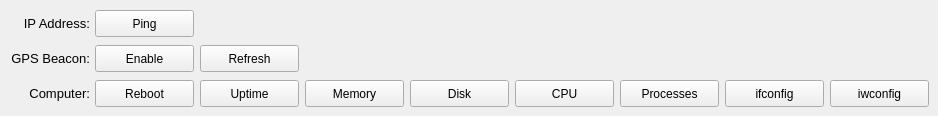
         <widget class="QWidget" name="page_ip_3">
          <widget class="QLabel" name="label2_remote_actions_ip_addr_2">
           <property name="geometry">
            <rect>
             <x>10</x>
             <y>10</y>
             <width>80</width>
             <height>27</height>
            </rect>
           </property>
           <property name="font">
            <font>
             <pointsize>10</pointsize>
             <underline>false</underline>
            </font>
           </property>
           <property name="text">
            <string>IP Address:</string>
           </property>
           <property name="alignment">
            <set>Qt::AlignRight|Qt::AlignTrailing|Qt::AlignVCenter</set>
           </property>
          </widget>
          <widget class="QLabel" name="label2_ip_gps_beacon_enable_disable_6">
           <property name="geometry">
            <rect>
             <x>10</x>
             <y>45</y>
             <width>80</width>
             <height>27</height>
            </rect>
           </property>
           <property name="font">
            <font>
             <pointsize>10</pointsize>
             <underline>false</underline>
            </font>
           </property>
           <property name="text">
            <string>GPS Beacon:</string>
           </property>
           <property name="alignment">
            <set>Qt::AlignRight|Qt::AlignTrailing|Qt::AlignVCenter</set>
           </property>
          </widget>
          <widget class="QPushButton" name="pushButton_remote_actions_ip_gps_beacon_enable_disable_2">
           <property name="geometry">
            <rect>
             <x>95</x>
             <y>45</y>
             <width>99</width>
             <height>27</height>
            </rect>
           </property>
           <property name="text">
            <string>Enable</string>
           </property>
          </widget>
          <widget class="QPushButton" name="pushButton_remote_actions_ip_gps_beacon_refresh_2">
           <property name="enabled">
            <bool>true</bool>
           </property>
           <property name="geometry">
            <rect>
             <x>200</x>
             <y>45</y>
             <width>99</width>
             <height>27</height>
            </rect>
           </property>
           <property name="text">
            <string>Refresh</string>
           </property>
          </widget>
          <widget class="QPushButton" name="pushButton_remote_actions_ip_ping_2">
           <property name="geometry">
            <rect>
             <x>95</x>
             <y>10</y>
             <width>99</width>
             <height>27</height>
            </rect>
           </property>
           <property name="text">
            <string>Ping</string>
           </property>
          </widget>
          <widget class="QPushButton" name="pushButton_remote_actions_ip_reboot_2">
           <property name="enabled">
            <bool>true</bool>
           </property>
           <property name="geometry">
            <rect>
             <x>95</x>
             <y>80</y>
             <width>99</width>
             <height>27</height>
            </rect>
           </property>
           <property name="text">
            <string>Reboot</string>
           </property>
          </widget>
          <widget class="QPushButton" name="pushButton_remote_actions_ip_uptime_2">
           <property name="enabled">
            <bool>true</bool>
           </property>
           <property name="geometry">
            <rect>
             <x>200</x>
             <y>80</y>
             <width>99</width>
             <height>27</height>
            </rect>
           </property>
           <property name="text">
            <string>Uptime</string>
           </property>
          </widget>
          <widget class="QLabel" name="label2_remote_actions_ip_computer_2">
           <property name="geometry">
            <rect>
             <x>10</x>
             <y>80</y>
             <width>80</width>
             <height>27</height>
            </rect>
           </property>
           <property name="font">
            <font>
             <pointsize>10</pointsize>
             <underline>false</underline>
            </font>
           </property>
           <property name="text">
            <string>Computer:</string>
           </property>
           <property name="alignment">
            <set>Qt::AlignRight|Qt::AlignTrailing|Qt::AlignVCenter</set>
           </property>
          </widget>
          <widget class="QPushButton" name="pushButton_remote_actions_ip_memory_2">
           <property name="enabled">
            <bool>true</bool>
           </property>
           <property name="geometry">
            <rect>
             <x>305</x>
             <y>80</y>
             <width>99</width>
             <height>27</height>
            </rect>
           </property>
           <property name="text">
            <string>Memory</string>
           </property>
          </widget>
          <widget class="QPushButton" name="pushButton_remote_actions_ip_disk_2">
           <property name="enabled">
            <bool>true</bool>
           </property>
           <property name="geometry">
            <rect>
             <x>410</x>
             <y>80</y>
             <width>99</width>
             <height>27</height>
            </rect>
           </property>
           <property name="text">
            <string>Disk</string>
           </property>
          </widget>
          <widget class="QPushButton" name="pushButton_remote_actions_ip_cpu_2">
           <property name="enabled">
            <bool>true</bool>
           </property>
           <property name="geometry">
            <rect>
             <x>515</x>
             <y>80</y>
             <width>99</width>
             <height>27</height>
            </rect>
           </property>
           <property name="text">
            <string>CPU</string>
           </property>
          </widget>
          <widget class="QPushButton" name="pushButton_remote_actions_ip_processes_2">
           <property name="enabled">
            <bool>true</bool>
           </property>
           <property name="geometry">
            <rect>
             <x>620</x>
             <y>80</y>
             <width>99</width>
             <height>27</height>
            </rect>
           </property>
           <property name="text">
            <string>Processes</string>
           </property>
          </widget>
          <widget class="QPushButton" name="pushButton_remote_actions_ip_iwconfig_2">
           <property name="enabled">
            <bool>true</bool>
           </property>
           <property name="geometry">
            <rect>
             <x>830</x>
             <y>80</y>
             <width>99</width>
             <height>27</height>
            </rect>
           </property>
           <property name="text">
            <string>iwconfig</string>
           </property>
          </widget>
          <widget class="QPushButton" name="pushButton_remote_actions_ip_ifconfig_2">
           <property name="enabled">
            <bool>true</bool>
           </property>
           <property name="geometry">
            <rect>
             <x>725</x>
             <y>80</y>
             <width>99</width>
             <height>27</height>
            </rect>
           </property>
           <property name="text">
            <string>ifconfig</string>
           </property>
          </widget>
         </widget>
